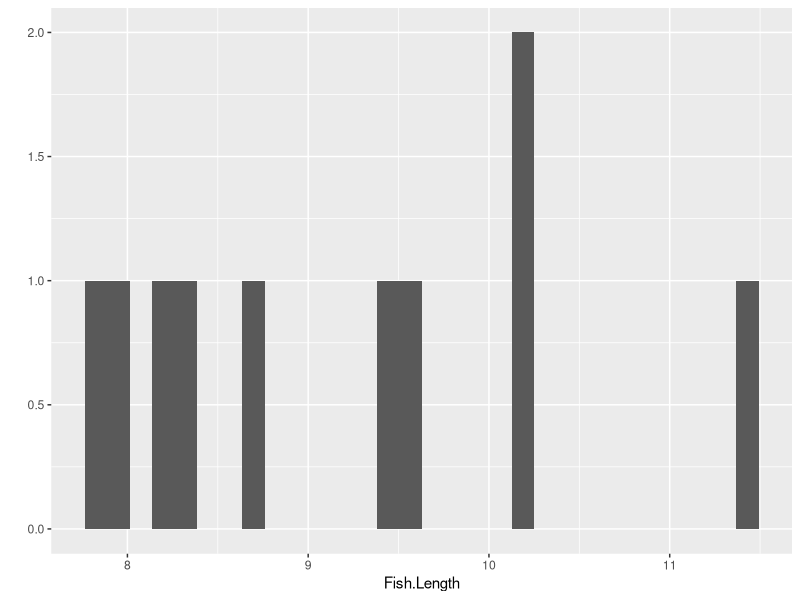
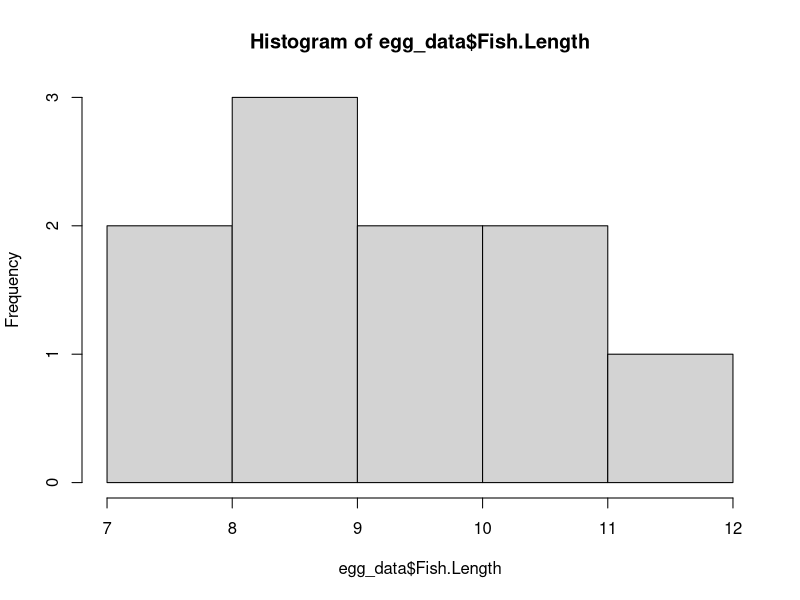
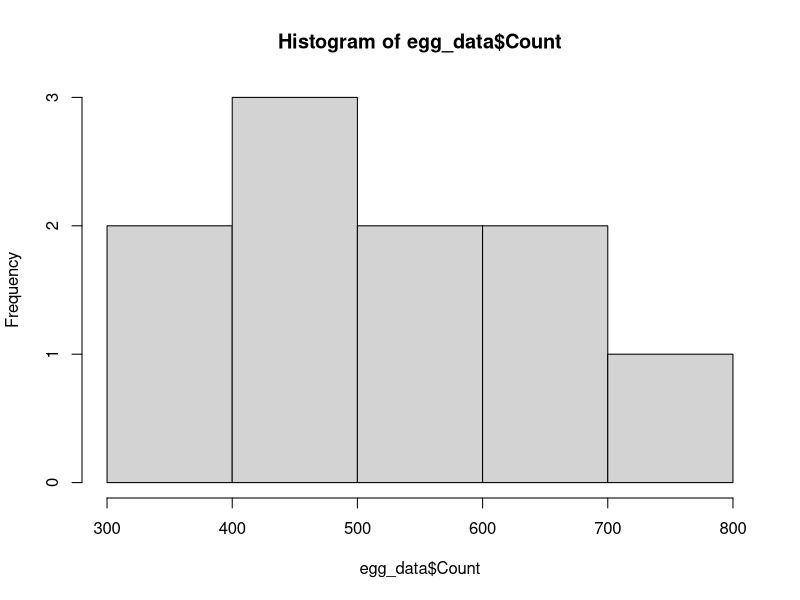
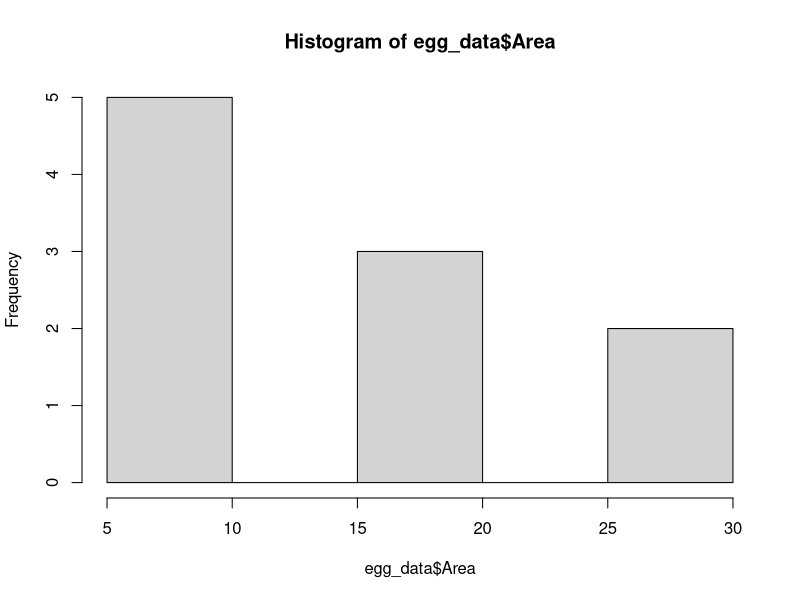

Generate these figures, in order, with R:
install.packages("ggplot2")
egg_data <- read.csv("data/egg_data.csv")
library(ggplot2)
qplot(Fish.Length, data = egg_data, geom = "histogram")
hist(egg_data$Fish.Length)
hist(egg_data$Count)
hist(egg_data$Area)
